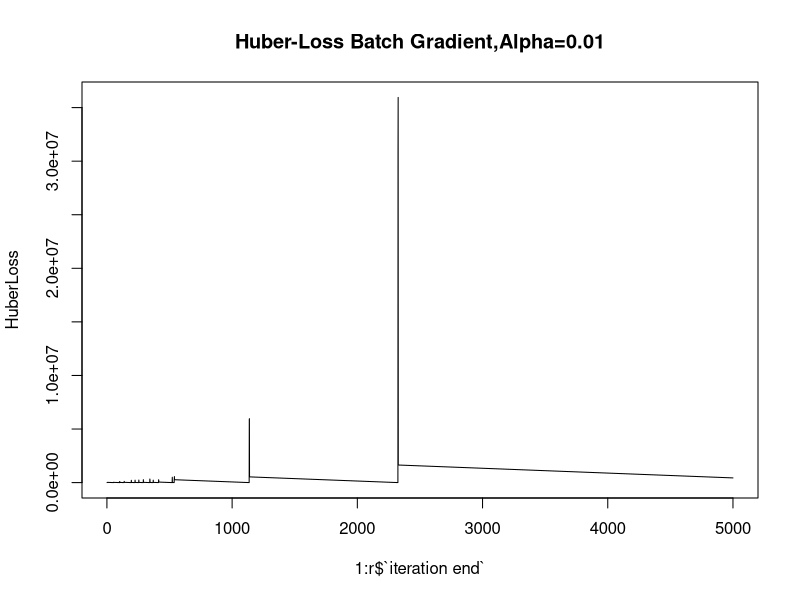
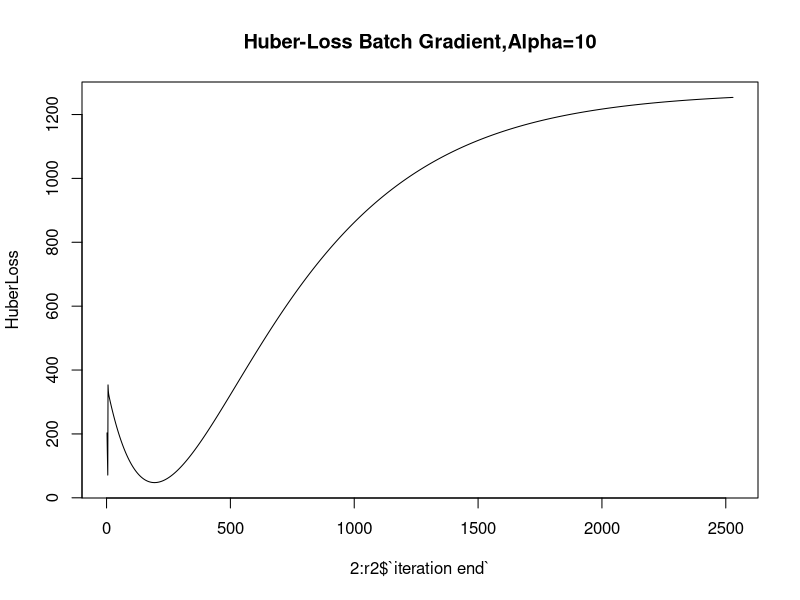
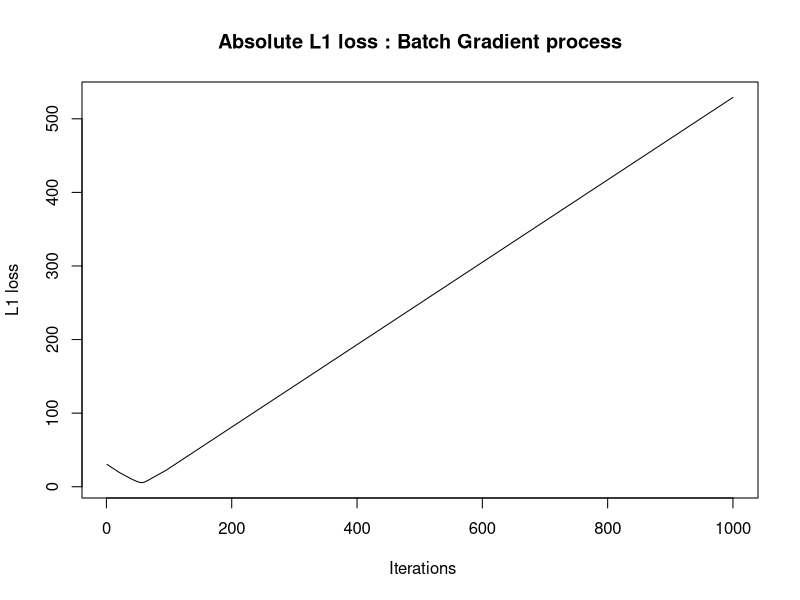
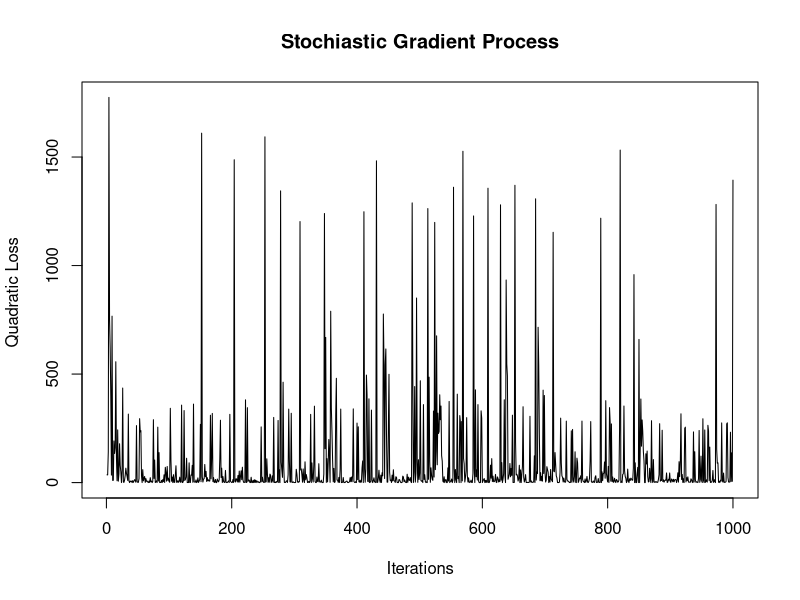
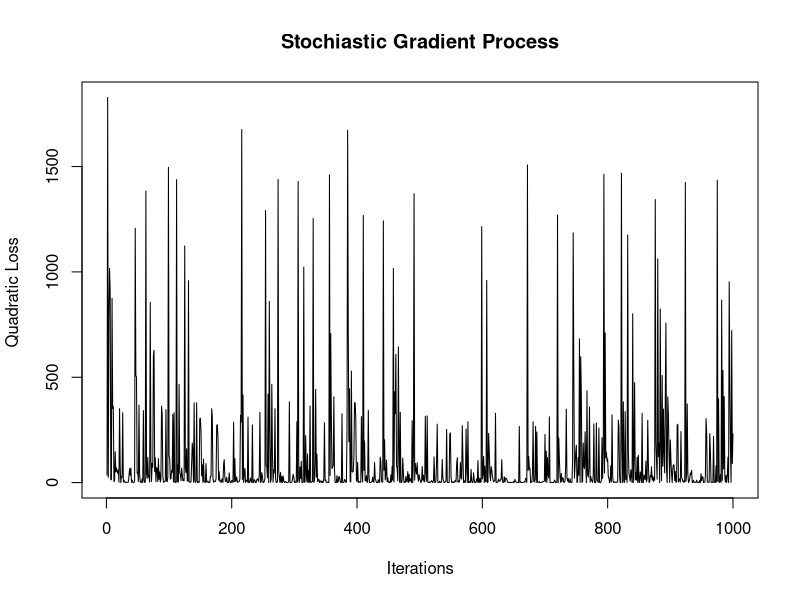
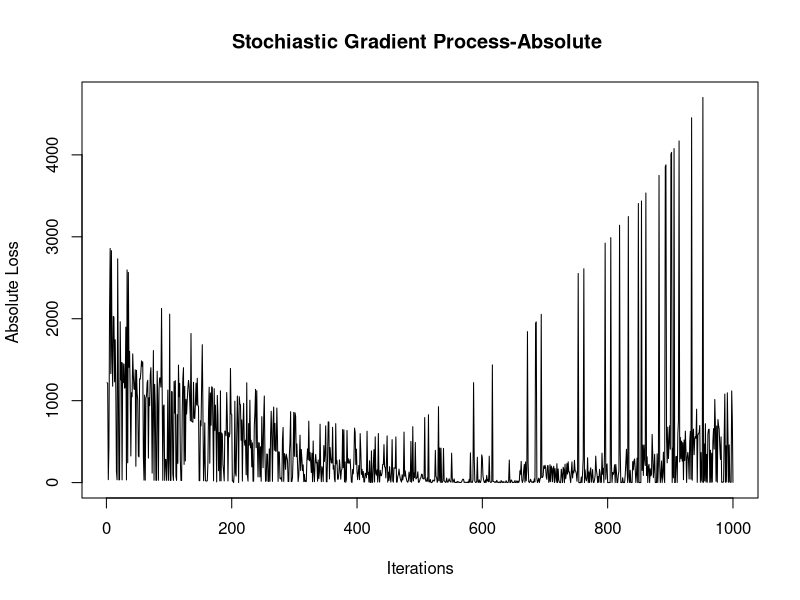
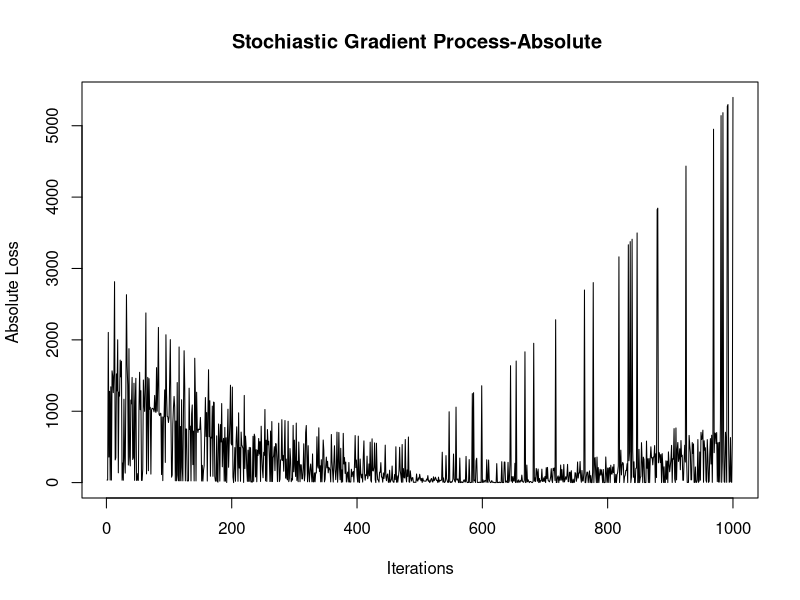
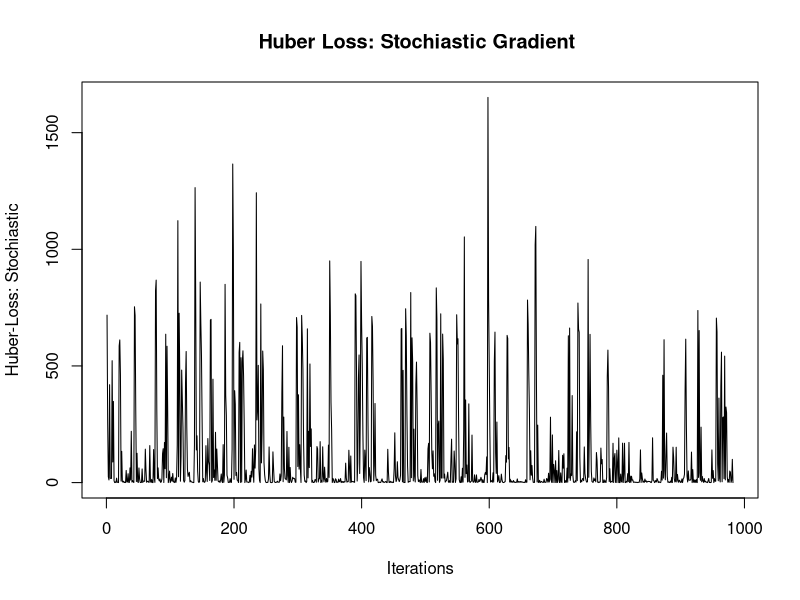

The R script that drew these images, in order: (Note: a time limit stopped this script after it produced the figures.)
## ---- chunk 1
x<-c(1,3,5,9,10,12,13,7,10,5,8,9,9,8,8,9,10,1,1,2)
y=c(6,19,40,37,43, 54,19,21,37,39,39,37,36,35,36,40,46,6,6,12)
huberlossf2<-function(x,y,alpha,mi,eta,niters2,t){
  x=x
  y=y
  alpha=alpha
  t=t
  j=1
  i=1
  eta=eta
  niters2=niters2
  m2=rep(0,niters2+1)#Slope dummy values for x1  for n iterations 
  m3=rep(0,niters2+1)#Slope dummy values for intercept for n iteration s
  loss=matrix(0,nrow=niters2,ncol=length(x))# Each row(i) in matrix represents loss for jth itera
  huberloss=matrix(0,nrow=niters2,ncol=length(x))#  
  huberlossav=rep(0,niters2)
  averageloss=rep(0,niters2)
  gradmT1=rep(0,niters2)
  gradmT2=rep(0,niters2)
  eta=eta
  gradm1=matrix(0, nrow =niters2, ncol = length(x))
  gradm2=matrix(0,nrow=niters2,ncol = length(x))
  m2[[j]]=mi#Slope of theta 
  m3[[j]]=mi#Slope of theta0
  eta=eta
  loss[1,1:length(x)]=(y-m2[[j]]*x-m3[[j]])
  averageloss[j]=sum(loss[j,1:length(x)])/length(x)
  alpha=alpha
  for (j in (1:niters2)){
    loss[j,(1:length(x))]=(y-m2[[j]]*x-m3[[j]])# Check what condition works?
    averageloss[j]=sum(loss[j,1:length(x)])/length(x)
    if((averageloss[j])<=alpha){
      huberloss[j,1:length(x)]=1/2*(y-m2[[j]]-m3[[j]]*x)^2 
      huberlossav[j]=sum(huberloss[j,1:length(x)])/length(x)
      gradm1[j,1:length(x)]=-(y-(m2[[j]]*x+m3[[j]]))*x# First deravative value for values of x 
      gradm2[j,1:length(x)]=-(y-(m2[[j]]*x+m3[[j]]))#Slope of intercept /First deravative 
      gradmT1[j]=sum(gradm1[j,1:length(x)])/(length(x))# Average Gradient for parameter 1
      gradmT2[j]=sum(gradm2[j,1:length(x)])/(length(x))#Average Gradient for Parameter 2/Intercept 
      m2[[j+1]]=m2[[j]]-eta*gradmT1[j]
      m3[[j+1]]=m3[[j]]-eta*gradmT2[j]
      gradmT=sqrt(gradmT1[j]^2+gradmT2[j]^2)
      if ((gradmT)<=t){
        break
      } 
    }else{
      huberloss[j,1:length(x)]=abs(y-m2[[j]]*x-m3[[j]])*alpha-((0.5)*alpha^2)
      huberlossav[j]=sum(huberloss[j,1:length(x)])/length(x)
      gradm1[j,1:length(x)]=-x*alpha# First derative  value for values of x 
      gradm2[j,1:length(x)]=-alpha
      gradmT1[j]=sum(gradm1[j,1:length(x)])/(length(x))# Average Gradient descent estimated for all points in x 
      gradmT2[j]=sum(gradm2[j,1:length(x)])/(length(x))#Average Gradient Descent 
      m2[[j+1]]=m2[[j]]-eta*gradmT1[j]
      m3[[j+1]]=m3[[j]]-eta*gradmT2[j]
      gradmT=sqrt(gradmT1[j]^2+gradmT2[j]^2)
      if ((gradmT)<=t){
        break
      }
    }
    
  }
  jopt=which.min(huberlossav)
  mopt3=m2[jopt]
  mopti3=m3[jopt]
  values<-list("loss"=huberlossav,"slope"=mopt3,"iteration end"=j,"intercept"=mopti3)
  return(values)
}
r=huberlossf2(x=x,y=y,alpha=3,mi=0.01,eta = 1,t=0.01,niters2 = 5000)
plot(1:r$`iteration end`,r$loss[1:r$`iteration end`],main='Huber-Loss Batch Gradient,Alpha=0.01',ylab="HuberLoss",type='l')
print(paste("The optimized slope is ",r$slope))
print(paste("The optimized interceot is ",r$intercept))
r2=huberlossf2(eta=0.01,t=0.01,x=x,y=y,niters2 = 5000,alpha = 10,mi=0.01)
plot(2:r2$`iteration end`,r2$loss[2:r2$`iteration end`],main='Huber-Loss Batch Gradient,Alpha=10',ylab="HuberLoss",type='l')
print(paste("The optimized slope is ",r2$slope))
print(paste("The optimized intercept is ",r2$intercept))

## ---- chunk 2
#4
#L1 LOSS
x<-c(1,3,5,9,10,12,13,7,10,5,8,9,9,8,8,9,10,1,1,2)# Sample x taken 
length(x)
j=1
i=1
m2=rep(0,1000)
m3=rep(0,1000)
gradmT1=rep(0,1000)
gradmT2=rep(0,1000)
gradmT=rep(0,1000)
y=c(6,19,40,37,43, 54,19,21,37,39,39,37,36,35,36,40,46,6,6,12)# Sample y actual take 
length(y)
eta=0.01
gradm1=matrix(0, nrow =1000, ncol = length(x))
gradm2=matrix(0,nrow=1000,ncol=length(x))
t=0.01
j=1
i=1
m2[[j]]=0.01
m3[[j]]=0.01
e=matrix(0,nrow=1000,ncol=length(x))
e[1,1:length(x)]=abs(y-m2[[j]]*x-m3[[j]])# Error (Actual-Predicted)#Initial Error at m= initial m
averageerr=rep(0,1000)
averageerr[j]=sum(e[j,1:length(x)])/length(x)
averageerr[j]#Inital Average error
gradm1[1,1:length(x)]=-x# First derative  value for values of x 
gradm2[1,1:length(x)]=-1
gradmT1[j]=sum(gradm1[1,1:length(x)])/(length(x))# Average Gradient descent estimated for all points in x 
gradmT2[j]=-1/length(x)
gradmT[j]=sqrt(gradmT1[j]^2+gradmT2[j]^2)
for (j in (1:1000)){
  e[j,1:length(x)]=abs(y-m2[[j]]*x-m3[[j]])
  averageerr[j]=sum(e[j,1:length(x)])/length(x)
  gradm1[j,1:length(x)]=-x# First derative  value for values of x 
  gradm2[j,1:length(x)]=-1
  gradmT1[j]=sum(gradm1[j,1:length(x)])/(length(x))# Average Gradient descent estimated for all points in x 
  gradmT2[j]=sum(gradm2[j,1:length(x)])/length(x)
  m2[[j+1]]=m2[[j]]-eta*gradmT1[j]# Next iteration slope value which will be needed if we move to next iteration 
  m3[[j+1]]=m2[[j]]-eta*gradmT2[j]
  gradmT[j]=sqrt(gradmT1[j]^2+gradmT2[j]^2)
  if ((sqrt(sum(gradmT[j]^2)))<=t){
    break
  }
}
print(j)
jopt=which.min(averageerr)
mopt=m2[jopt]
mopti=m3[jopt]
print(paste("The optimized slope-Batch Gradient Absolute Loss ",mopt))
plot(1:j,averageerr[1:j],type="l",main = "Absolute L1 loss : Batch Gradient process",ylab = "L1 loss",xlab=" Iterations")
print(paste("The optimized intercept using -Batch Gradient Absolute Loss ",mopti))
## ---- chunk 3


## ---- chunk 4
# 4 Stochiastic Gradient for following sample points 
x<-c(1,3,5,9,10,12,13,7,10,5,8,9,9,8,8,9,10,1,1,2)
y=c(6,19,40,37,43, 54,19,21,37,39,39,37,36,35,36,40,46,6,6,12)
length(x)
j=1
k=1
m2=rep(0,4001)
m3=rep(0,4001)
e2=rep(0,4000)
m2[[j]]=0.01
m3[[j]]=0.01
niters3=1000
length(y)
eta=0.001
gradm1=rep(0,4000)
gradm2=rep(0,4000)
gradm=rep(0,4000)
t=0.01
m2[[j]]=0.01
m3[[j]]=0.01
for (j in (1: niters3)){
  k=sample(1:length(x),1)# Sample the point 
  e2[j]=(y[k]-m2[[j]]*x[k]-m3[[j]])^2
  gradm1[j]=-2*((y[k]-(m2[[j]]*x[k])-m3[[j]])*x[k])
  m2[j+1]=m2[j]-eta*gradm1[j]#Use the new slope by subtracting its grandient
  gradm2[j]=-2*(y[k]-(m2[[j]]*x[k])-m3[[j]])
  m3[j+1]=m3[j]-eta*gradm2[j]#New intercept value
  gradm[j]=sqrt((gradm1[j])^2+(gradm2[j])^2)
  if (gradm[j]<t){
    break
  }
}
jopt=which.min(e2)
print(j)# Iteration ending point 
plot(1:j,e2[1:j],ylab="Quadratic Loss ",main = 'Stochiastic Gradient Process',xlab = 'Iterations',type='l')
print(paste("The optimized slope for Quadratic Loss based on Stochiastic Gradient",m2[jopt]))
print(paste("The optimized intercept for Quadratic Loss based on Stochiastic Gradient ",m3[jopt]))
## ---- chunk 5
# 4 Stochiastic Gradient for following sample points 
x<-c(1,3,5,9,10,12,13,7,10,5,8,9,9,8,8,9,10,1,1,2)
y=c(6,19,40,37,43, 54,19,21,37,39,39,37,36,35,36,40,46,6,6,12)
length(x)
j=1
k=1
m2=rep(0,4001)
m3=rep(0,4001)
e2=rep(0,4000)
m2[[j]]=0.01
m3[[j]]=0.01
niters3=1000
length(y)
eta=0.001
gradm1=rep(0,4000)
gradm2=rep(0,4000)
gradm=rep(0,4000)
t=0.01
m2[[j]]=0.01
m3[[j]]=0.01
for (j in (1: niters3)){
  k=sample(1:length(x),1)# Sample the point 
  e2[j]=(y[k]-m2[[j]]*x[k]-m3[[j]])^2
  gradm1[j]=-2*((y[k]-(m2[[j]]*x[k])-m3[[j]])*x[k])
  m2[j+1]=m2[j]-eta*gradm1[j]#Use the new slope by subtracting its grandient
  gradm2[j]=-2*(y[k]-(m2[[j]]*x[k])-m3[[j]])
  m3[j+1]=m3[j]-eta*gradm2[j]#New intercept value
  gradm[j]=sqrt((gradm1[j])^2+(gradm2[j])^2)
  if (gradm[j]<t){
    break
  }
}
jopt=which.min(e2)
print(j)# Iteration ending point 
plot(1:j,e2[1:j],ylab="Quadratic Loss ",main = 'Stochiastic Gradient Process',xlab = 'Iterations',type='l')
print(paste("The optimized slope for Quadratic Loss based on Stochiastic Gradient",m2[jopt]))
print(paste("The optimized intercept for Quadratic Loss based on Stochiastic Gradient ",m3[jopt]))
## ---- chunk 6
#Stochiastic Gradient -L1 loss
x<-c(1,3,5,9,10,12,13,7,10,5,8,9,9,8,8,9,10,1,1,2)
y=c(6,19,40,37,43, 54,19,21,37,39,39,37,36,35,36,40,46,6,6,12)
length(x)
j=1
k=1
m2=rep(0,4001)
e2=rep(0,4000)
m2[[j]]=0.01
niters3=2000
length(y)
eta=0.001
gradm=rep(0,4000)
t=0.01
m2[[j]]=0.01
m2[[j]]=0.01
m3[[j]]=0.01
niters3=1000
length(y)
eta=0.001
gradm1=rep(0,4000)
gradm2=rep(0,4000)
gradm=rep(0,4000)
t=0.01
m2[[j]]=0.01
m3[[j]]=0.01
for (j in (1: niters3)){
  k=sample(1:length(x),1)# Sample the point 
  e2[j]=(y[k]-m2[[j]]*x[k]-m3[[j]])^2
  gradm1[j]=-x[k]
  m2[j+1]=m2[j]-eta*gradm1[j]#Use the new slope by subtracting its grandient
  gradm2[j]=-1
  m3[j+1]=m3[j]-eta*gradm2[j]#New intercept value
  gradm[j]=sqrt((gradm1[j])^2+(gradm2[j])^2)
  if (gradm[j]<t){
    break
  }
}
jopt=which.min(e2)
print(j)# Iteration ending point 
plot(1:j,e2[1:j],ylab="Absolute Loss ",main = 'Stochiastic Gradient Process-Absolute ',xlab = 'Iterations',type='l')
print(paste("The optimized slope for Absolute  Loss based on Stochiastic Gradient",m2[jopt]))



## ---- chunk 7
#Stochiastic Gradient on L1 Loss Process 
#Stochiastic Gradient -L1 loss
x<-c(1,3,5,9,10,12,13,7,10,5,8,9,9,8,8,9,10,1,1,2)
y=c(6,19,40,37,43, 54,19,21,37,39,39,37,36,35,36,40,46,6,6,12)
length(x)
j=1
k=1
m2=rep(0,4001)
e2=rep(0,4000)
m2[[j]]=0.01
niters3=2000
length(y)
eta=0.001
gradm=rep(0,4000)
t=0.01
m2[[j]]=0.01
m2[[j]]=0.01
m3[[j]]=0.01
niters3=1000
length(y)
eta=0.001
gradm1=rep(0,4000)
gradm2=rep(0,4000)
gradm=rep(0,4000)
t=0.01
m2[[j]]=0.01
m3[[j]]=0.01
for (j in (1: niters3)){
  k=sample(1:length(x),1)# Sample the point 
  e2[j]=(y[k]-m2[[j]]*x[k]-m3[[j]])^2
  gradm1[j]=-x[k]
  m2[j+1]=m2[j]-eta*gradm1[j]#Use the new slope by subtracting its grandient
  gradm2[j]=-1
  m3[j+1]=m3[j]-eta*gradm2[j]#New intercept value
  gradm[j]=sqrt((gradm1[j])^2+(gradm2[j])^2)
  if (gradm[j]<t){
    break
  }
}
jopt=which.min(e2)
print(j)# Iteration ending point 
plot(1:j,e2[1:j],ylab="Absolute Loss ",main = 'Stochiastic Gradient Process-Absolute ',xlab = 'Iterations',type='l')
print(paste("The optimized slope for Absolute  Loss based on Stochiastic Gradient",m2[jopt]))


## ---- chunk 8
# Stochiastic Gradient Process for Huber Loss
x<-c(1,3,5,9,10,12,13,7,10,5,8,9,9,8,8,9,10,1,1,2)
y=c(6,19,40,37,43, 54,19,21,37,39,39,37,36,35,36,40,46,6,6,12)
  x=x
  y=y
  alpha=20
  t=t
  j=1
  i=1
  niters2=1000
  eta=eta
  m2=rep(0,1000)
  m3=rep(0,1000)
  length(m2)
  loss=rep(0,1000)
  huberloss=rep(0,1000)#  
  length(y)
  length(x)
  eta=eta
  gradm1=rep(0,1000)
  gradm2=rep(0,1000)
  m2[[j]]=0.01
  m3[[j]]=0.01
  eta=0.01
  niters2=1000
  t=0.001
  for (j in (1:niters2)){
    k=sample(1:length(x),1)# First get a new sample point 
    loss[j]=(y[k]-m2[[j]]*x[k]-m3[j])# Check what condition works based on jth slope 
    if((loss[j])<=alpha){
      huberloss[j]=1/2*(y[k]-m2[[j]]*x[k])^2 
      gradm1[j]=-(y[k]-(m2[[j]]*x[k])-m3[j])*x[k]# First derative  value for values of x 
      m2[[j+1]]=m2[[j]]-eta*gradm1[j]# Next Slope 
      gradm2[j]=-(y[k]-(m2[[j]]*x[k])-m3[j])*1
      m3[[j+1]]=m3[[j]]-eta*gradm2[j]
      gradm[j]=sqrt(gradm1[j]^2+gradm2[j]^2)
      if (gradm[j]^2<=t){
        break
      } 
    }else{
      huberloss[j]=abs(y[k]-m2[[j]]*x[k]-m3[[j]])*alpha-((0.5)*alpha^2)
      gradm1[j]=-x[k]*alpha# First derative  value for values of x 
      m2[j+1]=m2[[j]]-eta*gradm1[j]# next Slope Value
      gradm2[j]=-1
      m3[j+1]=m3[[j]]-eta*gradm2[j]
      gradm[j]=sqrt(gradm1[j]^2+gradm2[j]^2)
      if ((sqrt(sum(gradm1[j]^2)))<=t){
        break
      }
    }
    
  }
  jopt=which.min(huberloss)
  mopt3=m2[jopt]
  mopt4=m3[jopt]
plot(1:j,huberloss[1:j],xlab="Iterations",ylab="Huber-Loss: Stochiastic",main="Huber Loss: Stochiastic Gradient ",type='l')
print(paste("The optimized values of slope and intercept are ",mopt3,mopt4))
## ---- chunk 9
#5a- Analytical Solution
set.seed(123)
N=50
Y=rep(NA,50)
e=rnorm(50,0,4)
X=runif(50, min = -2, max = 2)
Y[i]=3+2*X[i]+e[i]
for (i in (1 :50)){
  Y[i]=3+2*X[i]+e[i]
}
df=data.frame(X,Y)
y=df$Y
x=df$X
model1<-lm(y~x,data=df)
s=summary(model1)# Slope Using Mean Square Error 
betamean=s$coefficients[2,1]
print(paste("The coefficient of Slope based on analytical solution is ",betamean))
######
SE=(model1$residuals)^2
# Graph of analytical Solution (Yactual- Ypred)^2
plot(SE,type='l',col='skyblue3')
hist(SE,col='skyblue3',main='Histogram of SE-Analytical Sol')
MSE=sum(SE)/length(x)
MSE
## ---- chunk 10
#5 a -Stochiastic Gradient Solution 
#Data Generation
set.seed(123)
N=50
Y=rep(NA,50)
e=rnorm(50,0,4)
X=runif(50, min = -2, max = 2)
Y[i]=3+2*X[i]+e[i]
for (i in (1 :50)){
  Y[i]=3+2*X[i]+e[i]
}

par=mfrow=c(1,1)
df=data.frame(X,Y)
y=df$Y
x=df$X
# Stochiastic Process 
length(x)
j=1
k=1
m2=rep(0,4000)
e2=rep(0,4000)
m2[[j]]=0.01
length(y)
eta=0.01
gradm=rep(0,4000)
t=0.01
j=1
k=1
m2[[j]]=0.01
m3[[j]]=0.01
gradm1[j]=-2*(y[k]-m2[[j]]*x[k]-m3[j])*x[k]# First Deravative of slope beta1
gradm2[j]=-2*(y[k]-(m2[[j]]*x[k]-m3[j]))# First Deravative wrt to intercept /beta0
e2[[j]]=(y[k]-m2[[j]]*x[k]-m3[j])^2# Quadratic Error (Actual-Predicted)
gradm[[j]]=sqrt(gradm1[j]^2+gradm2[j]^2)
while (gradm[j]> t){# Because we have to stop when gradient is near zero
    k=sample(1:length(x),1)# Sample the point 
    # First Deravative
    m2[[j+1]]=m2[[j]]-eta*gradm1[j]#Use new slope beta1
    m3[[j+1]]=m3[[j]]-eta*gradm2[j]#use new slope for intercept beta0 
    gradm1[j+1]=-2*(y[k]-m2[[j+1]]*x[k]-m3[[j+1]])*x[k]# Calculate new gradient based on new slope value [d/dm]
    gradm2[j+1]=-2*(y[k]-m2[[j+1]]*x[k]-m3[j+1])# Gradient of Intercept 
    e2[j+1]=(y[k]-m2[[j+1]]*x[k]-m3[j+1])^2# Error (Actual-Predicted Error for the new point with new slope
    j=j+1
    gradm[[j]]=sqrt(gradm1[j]^2+gradm2[j]^2)
}
print(j)# Iteration ends 
plot(1:j,e2[1:j],ylab="Quadratic Loss ",main = 'Stochiastic Gradient Process',xlab = 'Iterations',type='l')
print(paste("The optimized slope and intercept for Quadratic Loss based on Stochiastic Gradient are " ,m2[j],"and",m3[[j]],"respectively"))

## ---- chunk 11
#5 a-Batch Gradient Process 
j=1
i=1
m1=rep(0,2000)
m2=rep(0,2000)
gradmT1=matrix(0,nrow=2000,ncol=length(x))
gradmT2=matrix(0,nrow=2000,ncol=length(x))
eta=0.01
gradm1=matrix(0,nrow =2000,ncol = length(x))
gradm2=matrix(0,nrow=2000,ncol=length(x))
gradmT=matrix(0,nrow=2000,ncol=length(x))
t=0.01
j=1
i=1
m1[[j]]=0.01
m2[[j]]=0.01
e=matrix(0,nrow=2000,ncol=length(x))
e[1,1:length(x)]=(y-m1[[j]]*x-m2[[j]])^2# Error (Actual-Predicted)#Initial Error at m= initial m
averageerr=rep(0,2000)
averageerr[j]=sum(e[j,1:length(x)])/length(x)
gradm1[1,1:length(x)]=-2*(y-m1[[j]]*x-m2[[j]])*x# First derative  value for values of x 
gradmT1[j]=sum(gradm1[1,1:length(x)])/(length(x))# Average Gradient descent estimated for all points in x 
gradmT1[j]
gradm2[1,1:length(x)]=-2*(y-m1[[j]]*x-m2[[j]])#Gradient for intecept 
gradmT2[j]=sum(gradm2[1,1:length(x)])/(length(x))
gradmT[j]=sqrt(gradmT1[j]^2+gradmT2[j]^2)
gradmT[j]
while ((gradmT[j])> t){# Because we have to stop when gradient is near the thresh hold value which means local minima
  m1[j+1]=m1[[j]]-eta*gradmT1[j]# Create next  iterated slope
  m2[j+1]=m2[[j]]-eta*gradmT2[j]
  e[j+1,1:length(x)]=(y-m1[[j+1]]*x-m2[j+1])^2
  averageerr[j+1]=sum(e[j+1,1:length(x)])/length(x)#Average error over x points 
  gradm1[j+1,1:length(x)]=-2*(y-(m1[[j+1]]*x+m2[[j+1]]))*x#
  gradmT1[j+1]=(sum(gradm1[j+1,1:length(x)]))/length(x)#Average Gradient 
  gradm2[j+1,1:length(x)]=-2*(y-m1[[j+1]]*x-m2[[j+1]])
  gradmT2[j+1]=(sum(gradm2[j+1,1:length(x)]))/length(x)
  j=j+1
  gradmT[j]=sqrt(gradmT1[j]^2+gradmT2[j]^2)
}

print(paste("The optimized slope using Batch Gradient Process for L2 Loss is ",m1[[j]]))
plot(2:j,averageerr[2:j],type='l',xlab = 'iterations',ylab='L2loss',col='blue',main='Batch Gradient Loss')
print(paste("The optimized intercept using Batch Gradient Process for L2 Loss is ",m2[[j]]))
## ---- chunk 12
#5 b- Analytic Solution-Repeat 1000 trials without replacement 
Y=matrix(0,nrow=50,ncol=1000)
X=matrix(0,nrow=50,ncol=1000)
e=matrix(0,nrow=50,ncol=1000)
for( k in (1:1000)){
  set.seed(k)
  N=50
  e[1:50,k]=rnorm(50,0,4)
  X[1:50,k]=runif(50, min = -2, max = 2)
  for (i in (1 :50)){
    Y[1:50,k]=3+2*X[1:50,k]+e[1:50,k]
  }
}  
betamean=rep(NA,1000)
for (k in (1:1000)){
 x=X[1:50,k]
 y=Y[1:50,k]
 df=data.frame(x,y)
 model<-lm(y~x,data=df)
 s=summary(model)# Slope Using Mean Square Error 
 betamean[k]=s$coefficients[2,1]
}
truemean0=sum(betamean)/999
hist(betamean,col='skyblue3',main='Slope:Analytical')
abline(v=truemean0,col='red',lwd=2)
#Histogram of Analytical Solution by repeating the sample 1000 times
## ---- chunk 13
#5b:Histogram for Batch Gradient for 1000 Simulation comparing beta1
mnew=rep(0,1000)#Beta1
mnew2=rep(0,1000)#Beta0/Intercept
for(k in (1:1000)){
  x=X[1:50,k]
  y=Y[1:50,k]
  j=1
  i=1
  m1=rep(0,2000)
  m2=rep(0,2000)
  gradmT1=matrix(0,nrow=2000,ncol=length(x))
  gradmT2=matrix(0,nrow=2000,ncol=length(x))
  eta=0.01
  gradm1=matrix(0,nrow =2000,ncol = length(x))
  gradm2=matrix(0,nrow=2000,ncol=length(x))
  gradmT=matrix(0,nrow=2000,ncol=length(x))
  t=0.01
  m1[[j]]=0.01
  m2[[j]]=0.01
  e=matrix(0,nrow=2000,ncol=length(x))
  e[1,1:length(x)]=(y-m1[[j]]*x-m2[[j]])^2# Error (Actual-Predicted)#Initial Error at m= initial m
  averageerr=rep(0,2000)
  averageerr[j]=sum(e[j,1:length(x)])/length(x)
  gradm1[1,1:length(x)]=-2*(y-m1[[j]]*x-m2[[j]])*x# First derative  value for values of x 
  gradmT1[j]=sum(gradm1[1,1:length(x)])/(length(x))# Average Gradient descent estimated for all points in x 
  gradmT1[j]
  gradm2[1,1:length(x)]=-2*(y-m1[[j]]*x-m2[[j]])#Gradient for intecept 
  gradmT2[j]=sum(gradm2[1,1:length(x)])/(length(x))
  gradmT[j]=sqrt(gradmT1[j]^2+gradmT2[j]^2)
  gradmT[j]
  while ((gradmT[j])> t){# Because we have to stop when gradient is near the thresh hold value which means local minima
    m1[j+1]=m1[[j]]-eta*gradmT1[j]# Create next  iterated slope
    m2[j+1]=m2[[j]]-eta*gradmT2[j]
    e[j+1,1:length(x)]=(y-m1[[j+1]]*x-m2[j+1])^2
    averageerr[j+1]=sum(e[j+1,1:length(x)])/length(x)#Average error over x points 
    gradm1[j+1,1:length(x)]=-2*(y-(m1[[j+1]]*x+m2[[j+1]]))*x#
    gradmT1[j+1]=(sum(gradm1[j+1,1:length(x)]))/length(x)#Average Gradient 
    gradm2[j+1,1:length(x)]=-2*(y-m1[[j+1]]*x-m2[[j+1]])
    gradmT2[j+1]=(sum(gradm2[j+1,1:length(x)]))/length(x)
    j=j+1
    gradmT[j]=sqrt(gradmT1[j]^2+gradmT2[j]^2)
  }

  mnew[k]=m1[j]#Slope beta 1
  mnew2[k]=m2[j]# Slope-Intecept
}
hist(mnew,col='skyblue3',main='Beta1:Batch Grad-Quadratic Loss :Simulation',cex.main=0.8)
truemean=sum(mnew)/999
abline(v=truemean,col="red",lwd=2)
hist(mnew2,col='skyblue3',main='Beta0/Intercept:Batch Grad-Quadratic Loss:Simulation',cex.main=0.8)
truemean2=sum(mnew2)/999
abline(v=truemean2,col="red",lwd=2)

## ---- chunk 14
mnew2=rep(0,1000)
for (p in (1:1000)){
  x=X[1:50,p]
  y=Y[1:50,p]
  j=1
  k=1
  j=1
  m2=rep(0,4000)
  e2=rep(0,4000)
  m2[[j]]=0.01
  length(y)
  eta=0.01
  gradm=rep(0,4000)
  t=0.01
  j=1
  k=1
  m2[[j]]=0.01
  m3[[j]]=0.01
  gradm1[j]=-2*(y[k]-m2[[j]]*x[k]-m3[j])*x[k]# First Deravative of slope beta1
  gradm2[j]=-2*(y[k]-(m2[[j]]*x[k]-m3[j]))# First Deravative wrt to intercept /beta0
  e2[[j]]=(y[k]-m2[[j]]*x[k]-m3[j])^2# Quadratic Error (Actual-Predicted)
  gradm[[j]]=sqrt(gradm1[j]^2+gradm2[j]^2)
  while (gradm[j]> t){# Because we have to stop when gradient is near zero
      k=sample(1:length(x),1)# Sample the point 
      # First Deravative
      m2[[j+1]]=m2[[j]]-eta*gradm1[j]#Use new slope beta1
      m3[[j+1]]=m3[[j]]-eta*gradm2[j]#use new slope for intercept beta0 
      gradm1[j+1]=-2*(y[k]-m2[[j+1]]*x[k]-m3[[j+1]])*x[k]# Calculate new gradient based on new slope value [d/dm]
      gradm2[j+1]=-2*(y[k]-m2[[j+1]]*x[k]-m3[j+1])# Gradient of Intercept 
      e2[j+1]=(y[k]-m2[[j+1]]*x[k]-m3[j+1])^2# Error (Actual-Predicted Error for the new point with new slope
      j=j+1
      gradm[[j]]=sqrt(gradm1[j]^2+gradm2[j]^2)
  }

  mnew2[p]=m2[j]
}
hist(mnew2,main="Beta1 Histogram-Stochiastic Gradient:Quadratic Loss",col='skyblue3')
truemean3=sum(mnew2)/(999)
abline(v=truemean3,col='red',lwd=2)
## ---- chunk 15
#5b #Summary
par(mfrow=c(1,1))

hist(betamean,col='skyblue3',main='Beta1Slope:Analytical')
abline(v=truemean0,col='red',lwd=2)

hist(mnew,col='skyblue3',main=' Beta1 Slope :Batch Gradient-L2/Quadratic ')
truemean=sum(mnew)/999
abline(v=truemean,col="red",lwd=2)

hist(mnew2,main="Beta1 Slope:Stochiastic Gradient:L2/Quadratic",col='skyblue3')
truemean3=sum(mnew2,na.rm=TRUE)/(999)
abline(v=truemean3,col='red',lwd=2)
## ---- chunk 16
#Square Loss : Analytical Solution 
set.seed(123)
N=50
Y=rep(NA,50)
e=rnorm(50,0,4)
X=runif(50, min = -2, max = 2)
Y[i]=3+2*X[i]+e[i]
for (i in (1 :50)){
  Y[i]=3+2*X[i]+e[i]
}

par=mfrow=c(1,1)
df=data.frame(X,Y)
model1<-lm(y~x,data=df)
s=summary(model1)# Slope Using Mean Square Error 
betamean=s$coefficients[2,1]
print(paste("The coefficient of Slope based on analytical solution is ",betamean))
######
SE=(model1$residuals)^2
# Graph of analytical Solution (Yactual- Ypred)^2
plot(SE,type='l',col='skyblue3')
hist(SE,col='skyblue3',main='Histogram of SE-Analytical Sol')
MSE=sum(SE)/length(x)
# 5c- Huber Loss
# Huber Loss

## ---- chunk 17
##5c- Mean absolute Loss Batch Gradient
#Mean Absolute Loss : Batch Gradient Descent 
#Please note- have changed algorithm slightly from while to For Loop and putting a break to improve performance.
set.seed(123)
N=50
Y=rep(NA,50)
e=rnorm(50,0,4)
X=runif(50, min = -2, max = 2)
Y[i]=3+2*X[i]+e[i]
for (i in (1 :50)){
  Y[i]=3+2*X[i]+e[i]
}
m2=rep(0,1000)
m3=rep(0,1000)
gradmT1=rep(0,1000)
gradmT2=rep(0,1000)
eta=0.01
gradm1=matrix(0, nrow =1000, ncol = length(x))
gradm2=matrix(0,nrow=1000,ncol=length(x))
t=0.01
j=1
i=1
m2[[j]]=0.01
m3[[j]]=0.01
e=matrix(0,nrow=1000,ncol=length(x))
e[1,1:length(x)]=abs(y-m2[[j]]*x-m3[[j]])# Error (Actual-Predicted)#Initial Error at m= initial m
averageerr=rep(0,1000)
averageerr[j]=sum(e[j,1:length(x)])/length(x)
averageerr[j]#Inital Average error
gradm1[1,1:length(x)]=-x# First derative  value for values of x 
gradm2[1,1:length(x)]=-1
gradmT1[j]=sum(gradm1[1,1:length(x)])/(length(x))# Average Gradient descent estimated for all points in x 
gradmT2[j]=-1/length(x)
gradmT[j]=sqrt(gradmT1[j]^2+gradmT2[j]^2)
for (j in (1:1000)){
  e[j,1:length(x)]=abs(y-m2[[j]]*x-m3[[j]])
  averageerr[j]=sum(e[j,1:length(x)])/length(x)
  gradm1[j,1:length(x)]=-x# First derative  value for values of x 
  gradm2[j,1:length(x)]=-1
  gradmT1[j]=sum(gradm1[j,1:length(x)])/(length(x))# Average Gradient descent estimated for all points in x 
  gradmT2[j]=sum(gradm2[j,1:length(x)])/length(x)
  m2[[j+1]]=m2[[j]]-eta*gradmT1[j]# Next iteration slope value which will be needed if we move to next iteration 
  m3[[j+1]]=m2[[j]]-eta*gradmT2[j]
  gradmT[j]=sqrt(gradmT1[j]^2+gradmT2[j]^2)
  if ((sqrt(sum(gradmT[j]^2)))<=t){
    break
  }
}
print(j)
jopt=which.min(averageerr)
mopt=m2[jopt]
mopti=m3[jopt]
print(paste("The optimized Beta1-Batch Gradient Absolute Loss ",mopt))
plot(1:j,averageerr[1:j],type="l",main = "Absolute L1 loss : Batch Gradient process",ylab = "L1 loss",xlab=" Iterations")
print(paste("The optimized intercept using -Batch Gradient Absolute Loss ",mopti))
## ---- chunk 18
##Now Creating a function of Mean-Absolute Loss
AbsoluteLoss<-function(x,y,eta,t,mi,niters){
  x=x
  y=y
  t=t
  j=1
  i=1
  m2=rep(0,niters+1)
  m3=rep(0,niters+1)
  gradmT1=rep(0,niters+1)
  gradmT2=rep(0,niters+1)
  eta=eta
  gradm1=matrix(0,nrow =niters, ncol = length(x))
  gradm2=matrix(0,nrow=niters,ncol=length(x))
  t=t
  j=1
  i=1
  m2[[j]]=mi
  m3[[j]]=mi
  e=matrix(0,nrow=niters,ncol=length(x))
  e[1,1:length(x)]=abs(y-m2[[j]]*x-m3[[j]])# Error (Actual-Predicted)#Initial Error at m= initial m
  averageerr=rep(0,niters)
  averageerr[j]=sum(e[j,1:length(x)])/length(x)
  averageerr[j]#Inital Average error
  gradm1[1,1:length(x)]=-x# First derative Beta1  value for values of x 
  gradm2[1,1:length(x)]=-1# FIrst deravative for slope for Beta0
  gradmT1[j]=sum(gradm1[1,1:length(x)])/(length(x))# Average Gradient descent estimated for all points in x 
  gradmT2[j]=-1/length(x)
  gradmT[j]=sqrt(gradmT1[j]^2+gradmT2[j]^2)
  for (j in (1:niters)){
    e[j,1:length(x)]=abs(y-m2[[j]]*x-m3[[j]])
    averageerr[j]=sum(e[j,1:length(x)])/length(x)
    gradm1[j,1:length(x)]=-x# First derative  value for values of x 
    gradm2[j,1:length(x)]=-1
    gradmT1[j]=sum(gradm1[j,1:length(x)])/(length(x))# Average Gradient descent estimated for all points in x 
    gradmT2[j]=sum(gradm2[j,1:length(x)])/length(x)
    m2[[j+1]]=m2[[j]]-eta*gradmT1[j]# Next iteration slope value which will be needed if we move to next iteration 
    m3[[j+1]]=m2[[j]]-eta*gradmT2[j]
    gradmT[j]=sqrt(gradmT1[j]^2+gradmT2[j]^2)
    if ((sqrt(sum(gradmT[j]^2)))<=t){
      break
    }
  }
  jopt=which.min(averageerr)
  mopt=m2[jopt]
  mopti=m3[jopt]
  values<-list("loss"=averageerr,"Slope"=mopt,"TotalIterations"=j,"Beta0/Intercept"=mopti)
  return(values)
}
## ---- chunk 19
z=AbsoluteLoss(x=df$X,y=df$Y,eta=0.01,t=0.02,mi=0.01,niters=4000)
plot(1:z$TotalIterations,z$loss[1:z$TotalIterations],main='Absolute Loss Batch  Search',ylab="Absolute Loss",xlab='Iterations')
## ---- chunk 20
#5c Part 3-Huber Loss : USed Function this time for eas of accessibility
r=huberlossf2(eta=0.01,t=0.01,x=df$X,y=df$Y,niters2 = 7000,alpha = 3.5,mi=0.01)
plot(1:r$`iteration end`,r$loss[1:r$`iteration end`],main='Huber-Loss Batch Gradient:Alpha-3.5',ylab="HuberLoss",xlab = 'iterations')
## ---- chunk 21
#5d
#Square Loss : Analytical Solution -Simulation 1000

Y=matrix(0,nrow=50,ncol=1000)
X=matrix(0,nrow=50,ncol=1000)
e=matrix(0,nrow=50,ncol=1000)
for( k in (1:1000)){
  set.seed(k)
  N=50
  e[1:50,k]=rnorm(50,0,4)
  X[1:50,k]=runif(50, min = -2, max = 2)
  Y[1:50,k]=3+2*X[1:50,k]+e[1:50,k]
}
beta1=rep(0,1000)
beta0=rep(0,1000)
for (k in (1:1000)){
 x=X[1:50,k]
 y=Y[1:50,k]
 df=data.frame(x,y)
 model<-lm(y~x,data=df)
 s=summary(model)# Slope Using Mean Square Error 
 beta1[k]=s$coefficients[2,1]
 beta0[k]=s$coefficients[1,1]
}
truemean00=sum(beta1)/999
hist(beta1,col='skyblue3',main='Slope/ Beta 1:Analytical')
abline(v=truemean00,lwd=2,col='red')
truemean11=sum(beta0)/999
hist(beta0,col='skyblue3',main='InterceptSlope/ Beta 0:Analytical')
abline(v=truemean11,lwd=2,col='red')

#Histogram of Analytical Solution by repeating the sample 1000 times
beta0=s$coefficients[1,1]


## ---- chunk 22
#5 d- Histogram of Slopes -Simulation 1000 Trials-Mean Absolute L1 error
mopt=rep(0,1000)
motpi=rep(0,1000)
for (k in (1: 1000)){
  x=X[1:50,k]
  y=Y[1:50,k]
  m2=rep(0,1000)
  m3=rep(0,1000)
  gradmT1=rep(0,1000)
  gradmT2=rep(0,1000)
  eta=0.01
  gradm1=matrix(0, nrow =1000, ncol = length(x))
  gradm2=matrix(0,nrow=1000,ncol=length(x))
  t=0.01
  j=1
  i=1
  m2[[j]]=0.01
  m3[[j]]=0.01
  e=matrix(0,nrow=1000,ncol=length(x))
  e[1,1:length(x)]=abs(y-m2[[j]]*x-m3[[j]])# Error (Actual-Predicted)#Initial Error at m= initial m
  averageerr=rep(0,1000)
  averageerr[j]=sum(e[j,1:length(x)])/length(x)
  averageerr[j]#Inital Average error
  gradm1[1,1:length(x)]=-x# First derative  value for values of x 
  gradm2[1,1:length(x)]=-1
  gradmT1[j]=sum(gradm1[1,1:length(x)])/(length(x))# Average Gradient descent estimated for all points in x 
  gradmT2[j]=-1/length(x)
  gradmT[j]=sqrt(gradmT1[j]^2+gradmT2[j]^2)
  for (j in (1:1000)){
    e[j,1:length(x)]=abs(y-m2[[j]]*x-m3[[j]])
    averageerr[j]=sum(e[j,1:length(x)])/length(x)
    gradm1[j,1:length(x)]=-x# First derative  value for values of x 
    gradm2[j,1:length(x)]=-1
    gradmT1[j]=sum(gradm1[j,1:length(x)])/(length(x))# Average Gradient descent estimated for all points in x 
    gradmT2[j]=sum(gradm2[j,1:length(x)])/length(x)
    m2[[j+1]]=m2[[j]]-eta*gradmT1[j]# Next iteration slope value which will be needed if we move to next iteration 
    m3[[j+1]]=m2[[j]]-eta*gradmT2[j]
    gradmT[j]=sqrt(gradmT1[j]^2+gradmT2[j]^2)
    if ((sqrt(sum(gradmT[j]^2)))<=t){
      break
    }
  }
  jopt=which.min(averageerr)
  mopt[k]=m2[jopt]
  mopti[k]=m3[jopt]
}
hist(mopt,main='Beta1:Absolute Loss,Batch Gradient',col='skyblue3')
moptmean=sum(mopt,na.rm=TRUE)/999
abline(v=moptmean,lwd=2,col='red')
hist(mopti,main = 'Beta0/Intercept:Absolute Loss,Batch Gradient',col='Skyblue3')
moptmean2=sum(mopti,na.rm=TRUE)/999
abline(v=moptmean2,lwd=2,col='red')
## ---- chunk 23
#5d
#Huber Loss  Gradient Simulation
beta0=rep(0,1000)
beta1=rep(0,1000)
for (k in (1: 1000)){
  x=X[1:50,k]
  y=Y[1:50,k]
  m2=rep(0,5000)
  model0<-huberlossf2(x,y,alpha = 10,mi=0.01,eta=0.01,niters=2000,t=0.01)
  beta1[k]=model0$slope
  beta0[k]=model0$intercept
}
hist(beta1,main='Beta1 -Huber  Gradient Batch,Alpha=10',col='skyblue3')
hubermean=sum(beta1)/999
abline(v=hubermean,col='red',lwd=2)
hist(beta0,main='Beta0/Intercept-Huber Batch Grad,Alpha=10',col='skyblue3')
hubermean0=sum(beta0)/999
abline(v=hubermean0,col='red',lwd=2)






## ---- chunk 24
#5d
#sUMMARY for Beta 1 only 
par(mfrow=c(2,2))
hist(beta1,col='skyblue3',main='Slope/ Beta 1:Analytical',cex.main=0.8)
abline(v=truemean00,lwd=2,col='red')
hist(mopt,main='Beta1:Absolute Loss,Batch Gradient',col='skyblue3',cex.main=0.8)
moptmean=sum(mopt,na.rm=TRUE)/999
abline(v=moptmean,lwd=2,col='red')
hist(beta1,main='Beta1 -Huber Grad.Batch,Alpha=10',col='skyblue3',cex.main=0.8)
hubermean=sum(beta1)/999
abline(v=hubermean,lwd=2,col='red')



## ---- chunk 25

## ---- chunk 26
set.seed(123)
N=50
Y=rep(NA,50)
e=rnorm(50,0,4)
X=runif(50, min = -2, max = 2)
for (i in (1 :50)){
  Y[i]=3+2*X[i]+e[i]
}

par=mfrow=c(1,2)
df=data.frame(X,Y)
y2=df$Y
x=df$X
j=rbinom(50, 1, 0.1)# 1st Probability run to select item j as 1 give probability of 0.1 
p=rep(0,50)
y3=rep(0,50)
for(k in (1:50)){
    if (j[k]==1){
      p=sample(0:1,1,rep=TRUE)# run a toss which is 1 or 0
      if(p==1){
        y3[k]=y2[k]+2*y2[k]
      }else{
        y3[k]=y2[k]-2*y2[k]
      }
    } else{
      y3[k]=y2[k]
    }
  }
y3


# Analytical SOlution 
dfnew=data.frame(x,y3)
model3<-lm(y3~x,data=dfnew)
s=summary(model3)# Slope Using Mean Square Error 
betamean=s$coefficients[2,1]
print(paste("The new coefficient of Slope with outlier data is ,",betamean))
SSE=(model3$residuals)^2
MSE=sum(SSE)/length(x)
plot(SSE,type='l',col='skyblue3')
hist(SSE,col='skyblue3',main='Histogram of SE-Analytical Sol')
#Mean Absolute Error
model2<- AbsoluteLoss(x=dfnew$x,y=dfnew$y3 ,eta=0.01,t=0.01,mi=0.01,niters =5000)
plot(1:model2$TotalIterations,model2$loss[1:model2$TotalIterations],main='Batch Absolute Loss-With Outliers')
print(paste("The Optimized Beta1 Slope for Batch Gradient Absolute Loss is ",model2$Slope))
#Huber-Loss
model3=huberlossf2(x=dfnew$x,y=dfnew$y3 ,eta=0.01,t=0.01,mi=0.01,niters2 =5000,alpha=3)
length(model3$loss)
plot(1:model3$`iteration end`,model3$loss[1:model3$`iteration end`],main='Batch Huber Loss-With Outliers,Alpha=3',xlab='iterations',ylab='Huberloss')
print(paste("The Optimized Slope for Huber Loss is ", model3$slope))
model3$slope
model4<-huberlossf2(x=dfnew$x,y=dfnew$y3 ,eta=0.01,t=0.01,mi=0.01,niters2 =5000,alpha=0.02)
plot(1:model4$`iteration end`,model4$loss[1:model4$`iteration end`],main='Batch Huber Loss-With Outliers,Alpha=0.02',xlab='iterations',ylab='Huberloss')
## ---- chunk 27
##5f
# Running Trial 1000 times in including Probability Run
Y=matrix(0,nrow=50,ncol=1000)
X=matrix(0,nrow=50,ncol=1000)
e=matrix(0,nrow=50,ncol=1000)
for( k in (1:1000)){
  set.seed(k)
  N=50
  e[1:50,k]=rnorm(50,0,4)
  X[1:50,k]=runif(50, min = -2, max = 2)
  Y[1:50,k]=3+2*X[1:50,k]+e[1:50,k]
}
betamean=rep(NA,1000)
y3=matrix(0,nrow=50,ncol=1000)
for (k in (1:1000)){
  x=X[1:50,k]
  y=Y[1:50,k]
  j=rbinom(50, 1, 0.1)# 1st Probability run to select item j as 1 give probability of 0.1 in vector y  
  p=rep(0,50)
  
  for(m in (1:50)){
    if (j[m]==1){
      p=sample(0:1,1,rep=TRUE)# run a toss which is 1 or 0
      if(p==1){
        y3[m,k]=y[m]+2*y[m]
      }else{
        y3[m,k]=y[m]-2*y[m]
      }
    } else{
      y3[m,k]=y[m]
    }
  }

}

# As data is ready # Running the model 1000 times for analytical
huberslope=rep(0,1000)
Absoluteslope=rep(0,1000)
huberslope4=rep(0,1000)
for (k in (1:1000)){
  x=X[1:50,k]
  y=y3[1:50,k]
  df=data.frame(x,y)
  model<-lm(y~x,data=df)
  s=summary(model)# Slope Using Mean Square Error 
  betamean[k]=s$coefficients[2,1]
  model2<-huberlossf2(x,y,eta=0.01,mi=0.01,niters2 = 5000,alpha=3,t=0.01)
  huberslope[k]=model2$slope
  model4<-huberlossf2(x,y,eta=0.01,mi=0.01,niters2 = 5000,alpha=0.02,t=0.01)
  huberslope4[k]<-model4$slope
  model3<-AbsoluteLoss(x,y,eta=0.01,mi=0.01,niters=5000,t=0.01)
  Absoluteslope[k]=model3$Slope
  
}
model4$slope
mean1=sum(betamean)/999
mean2=sum(huberslope)/(1000-1)
mean2a=sum(huberslope4)/(1000-1)
mean3=sum(Absoluteslope)/(1000-1)
par(mfrow=c(2,2))
hist(betamean,col='skyblue3',main='Slope/Beta1:Analytical',cex.main=0.8)
abline(v=mean1,col='red',lwd=2)
hist(huberslope,col='skyblue3',main='Slope/Beta1:Huberloss with alpha=3',cex.main=0.8)
abline(v=mean2,col='red',lwd=2)
hist(huberslope4,col='skyblue3',main='Slope/Beta1:Huberloss with alpha=0.02',cex.main=0.8)
abline(v=mean2a,col='red',lwd=2)

hist(Absoluteslope,col='skyblue3',main='Slope/Beta1 Absolute Loss',cex.main=0.8)
abline(v=mean3,col='red',lwd=2)
